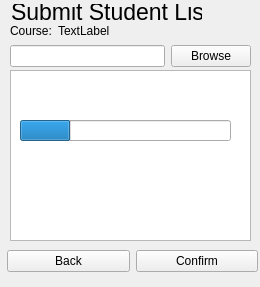
<?xml version="1.0" encoding="UTF-8"?>
<ui version="4.0">
 <class>FormAssignStudentList</class>
 <widget class="QWidget" name="FormAssignStudentList">
  <property name="geometry">
   <rect>
    <x>0</x>
    <y>0</y>
    <width>260</width>
    <height>287</height>
   </rect>
  </property>
  <property name="windowTitle">
   <string>Form</string>
  </property>
  <widget class="QLabel" name="label">
   <property name="geometry">
    <rect>
     <x>11</x>
     <y>4</y>
     <width>191</width>
     <height>16</height>
    </rect>
   </property>
   <property name="font">
    <font>
     <pointsize>17</pointsize>
    </font>
   </property>
   <property name="text">
    <string>Submit Student List </string>
   </property>
  </widget>
  <widget class="QWidget" name="layoutWidget">
   <property name="geometry">
    <rect>
     <x>10</x>
     <y>20</y>
     <width>241</width>
     <height>22</height>
    </rect>
   </property>
   <layout class="QHBoxLayout" name="horizontalLayout">
    <item>
     <widget class="QLabel" name="label_2">
      <property name="text">
       <string>Course:</string>
      </property>
     </widget>
    </item>
    <item>
     <widget class="QLabel" name="label_courseName">
      <property name="text">
       <string>TextLabel</string>
      </property>
     </widget>
    </item>
    <item>
     <spacer name="horizontalSpacer">
      <property name="orientation">
       <enum>Qt::Horizontal</enum>
      </property>
      <property name="sizeHint" stdset="0">
       <size>
        <width>40</width>
        <height>20</height>
       </size>
      </property>
     </spacer>
    </item>
   </layout>
  </widget>
  <widget class="QWidget" name="layoutWidget">
   <property name="geometry">
    <rect>
     <x>10</x>
     <y>40</y>
     <width>241</width>
     <height>33</height>
    </rect>
   </property>
   <layout class="QHBoxLayout" name="horizontalLayout_2">
    <item>
     <widget class="QLineEdit" name="lineEdit_editPath"/>
    </item>
    <item>
     <widget class="QPushButton" name="pushButton_getPath">
      <property name="text">
       <string>Browse</string>
      </property>
     </widget>
    </item>
   </layout>
  </widget>
  <widget class="QTableView" name="tableView_student">
   <property name="geometry">
    <rect>
     <x>10</x>
     <y>70</y>
     <width>241</width>
     <height>171</height>
    </rect>
   </property>
  </widget>
  <widget class="QProgressBar" name="progressBar">
   <property name="enabled">
    <bool>true</bool>
   </property>
   <property name="geometry">
    <rect>
     <x>20</x>
     <y>120</y>
     <width>211</width>
     <height>21</height>
    </rect>
   </property>
   <property name="value">
    <number>24</number>
   </property>
   <property name="textVisible">
    <bool>false</bool>
   </property>
   <property name="invertedAppearance">
    <bool>false</bool>
   </property>
  </widget>
  <widget class="QWidget" name="">
   <property name="geometry">
    <rect>
     <x>7</x>
     <y>249</y>
     <width>251</width>
     <height>25</height>
    </rect>
   </property>
   <layout class="QHBoxLayout" name="horizontalLayout_3">
    <item>
     <widget class="QPushButton" name="pushButton_goBack">
      <property name="text">
       <string>Back</string>
      </property>
     </widget>
    </item>
    <item>
     <widget class="QPushButton" name="pushButton_confirmStudents">
      <property name="text">
       <string>Confirm</string>
      </property>
     </widget>
    </item>
   </layout>
  </widget>
 </widget>
 <resources/>
 <connections/>
</ui>
